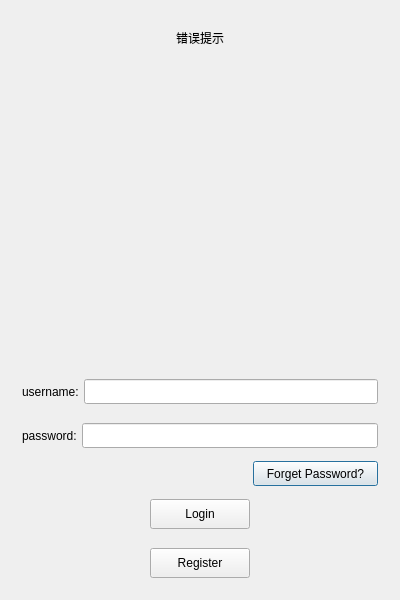
<?xml version="1.0" encoding="UTF-8"?>
<ui version="4.0">
 <class>Login</class>
 <widget class="QDialog" name="Login">
  <property name="enabled">
   <bool>true</bool>
  </property>
  <property name="geometry">
   <rect>
    <x>0</x>
    <y>0</y>
    <width>400</width>
    <height>600</height>
   </rect>
  </property>
  <property name="minimumSize">
   <size>
    <width>400</width>
    <height>600</height>
   </size>
  </property>
  <property name="maximumSize">
   <size>
    <width>400</width>
    <height>600</height>
   </size>
  </property>
  <property name="windowTitle">
   <string>Dialog</string>
  </property>
  <layout class="QVBoxLayout" name="verticalLayout_2">
   <item>
    <layout class="QVBoxLayout" name="verticalLayout">
     <property name="spacing">
      <number>7</number>
     </property>
     <property name="leftMargin">
      <number>5</number>
     </property>
     <property name="topMargin">
      <number>5</number>
     </property>
     <property name="rightMargin">
      <number>5</number>
     </property>
     <property name="bottomMargin">
      <number>5</number>
     </property>
     <item>
      <widget class="QLabel" name="err_tip">
       <property name="text">
        <string>错误提示</string>
       </property>
       <property name="alignment">
        <set>Qt::AlignmentFlag::AlignCenter</set>
       </property>
      </widget>
     </item>
     <item>
      <layout class="QHBoxLayout" name="horizontalLayout_7">
       <item>
        <widget class="QWidget" name="widget" native="true">
         <property name="minimumSize">
          <size>
           <width>300</width>
           <height>300</height>
          </size>
         </property>
         <property name="maximumSize">
          <size>
           <width>300</width>
           <height>300</height>
          </size>
         </property>
         <property name="layoutDirection">
          <enum>Qt::LayoutDirection::LeftToRight</enum>
         </property>
         <widget class="QLabel" name="head_label">
          <property name="geometry">
           <rect>
            <x>50</x>
            <y>40</y>
            <width>200</width>
            <height>200</height>
           </rect>
          </property>
          <property name="minimumSize">
           <size>
            <width>200</width>
            <height>200</height>
           </size>
          </property>
          <property name="maximumSize">
           <size>
            <width>200</width>
            <height>200</height>
           </size>
          </property>
          <property name="text">
           <string/>
          </property>
          <property name="alignment">
           <set>Qt::AlignmentFlag::AlignCenter</set>
          </property>
         </widget>
        </widget>
       </item>
      </layout>
     </item>
     <item>
      <layout class="QHBoxLayout" name="horizontalLayout">
       <property name="spacing">
        <number>5</number>
       </property>
       <property name="leftMargin">
        <number>6</number>
       </property>
       <property name="topMargin">
        <number>6</number>
       </property>
       <property name="rightMargin">
        <number>6</number>
       </property>
       <property name="bottomMargin">
        <number>6</number>
       </property>
       <item>
        <widget class="QLabel" name="user_label">
         <property name="minimumSize">
          <size>
           <width>0</width>
           <height>25</height>
          </size>
         </property>
         <property name="maximumSize">
          <size>
           <width>16777215</width>
           <height>25</height>
          </size>
         </property>
         <property name="text">
          <string>username:</string>
         </property>
        </widget>
       </item>
       <item>
        <widget class="QLineEdit" name="user_edit">
         <property name="minimumSize">
          <size>
           <width>0</width>
           <height>25</height>
          </size>
         </property>
         <property name="maximumSize">
          <size>
           <width>16777215</width>
           <height>25</height>
          </size>
         </property>
        </widget>
       </item>
      </layout>
     </item>
     <item>
      <layout class="QHBoxLayout" name="horizontalLayout_2">
       <property name="spacing">
        <number>5</number>
       </property>
       <property name="leftMargin">
        <number>6</number>
       </property>
       <property name="topMargin">
        <number>6</number>
       </property>
       <property name="rightMargin">
        <number>6</number>
       </property>
       <property name="bottomMargin">
        <number>6</number>
       </property>
       <item>
        <widget class="QLabel" name="pw_label">
         <property name="minimumSize">
          <size>
           <width>0</width>
           <height>25</height>
          </size>
         </property>
         <property name="maximumSize">
          <size>
           <width>16777215</width>
           <height>25</height>
          </size>
         </property>
         <property name="text">
          <string>password:</string>
         </property>
        </widget>
       </item>
       <item>
        <widget class="QLineEdit" name="pw_edit">
         <property name="minimumSize">
          <size>
           <width>0</width>
           <height>25</height>
          </size>
         </property>
         <property name="maximumSize">
          <size>
           <width>16777215</width>
           <height>25</height>
          </size>
         </property>
        </widget>
       </item>
      </layout>
     </item>
     <item>
      <layout class="QHBoxLayout" name="horizontalLayout_3">
       <property name="spacing">
        <number>0</number>
       </property>
       <property name="leftMargin">
        <number>6</number>
       </property>
       <property name="topMargin">
        <number>0</number>
       </property>
       <property name="rightMargin">
        <number>6</number>
       </property>
       <property name="bottomMargin">
        <number>0</number>
       </property>
       <item>
        <spacer name="horizontalSpacer">
         <property name="orientation">
          <enum>Qt::Orientation::Horizontal</enum>
         </property>
         <property name="sizeHint" stdset="0">
          <size>
           <width>40</width>
           <height>20</height>
          </size>
         </property>
        </spacer>
       </item>
       <item>
        <widget class="QPushButton" name="forgetButton">
         <property name="minimumSize">
          <size>
           <width>125</width>
           <height>25</height>
          </size>
         </property>
         <property name="maximumSize">
          <size>
           <width>125</width>
           <height>25</height>
          </size>
         </property>
         <property name="text">
          <string>Forget Password?</string>
         </property>
        </widget>
       </item>
      </layout>
     </item>
     <item>
      <layout class="QHBoxLayout" name="horizontalLayout_4">
       <property name="spacing">
        <number>5</number>
       </property>
       <property name="leftMargin">
        <number>6</number>
       </property>
       <property name="topMargin">
        <number>6</number>
       </property>
       <property name="rightMargin">
        <number>6</number>
       </property>
       <property name="bottomMargin">
        <number>6</number>
       </property>
       <item>
        <spacer name="horizontalSpacer_2">
         <property name="orientation">
          <enum>Qt::Orientation::Horizontal</enum>
         </property>
         <property name="sizeHint" stdset="0">
          <size>
           <width>40</width>
           <height>20</height>
          </size>
         </property>
        </spacer>
       </item>
       <item>
        <widget class="QPushButton" name="login_Button">
         <property name="minimumSize">
          <size>
           <width>100</width>
           <height>30</height>
          </size>
         </property>
         <property name="maximumSize">
          <size>
           <width>100</width>
           <height>30</height>
          </size>
         </property>
         <property name="text">
          <string>Login</string>
         </property>
        </widget>
       </item>
       <item>
        <spacer name="horizontalSpacer_3">
         <property name="orientation">
          <enum>Qt::Orientation::Horizontal</enum>
         </property>
         <property name="sizeHint" stdset="0">
          <size>
           <width>40</width>
           <height>20</height>
          </size>
         </property>
        </spacer>
       </item>
      </layout>
     </item>
     <item>
      <layout class="QHBoxLayout" name="horizontalLayout_5">
       <property name="spacing">
        <number>5</number>
       </property>
       <property name="leftMargin">
        <number>6</number>
       </property>
       <property name="topMargin">
        <number>6</number>
       </property>
       <property name="rightMargin">
        <number>6</number>
       </property>
       <property name="bottomMargin">
        <number>6</number>
       </property>
       <item>
        <spacer name="horizontalSpacer_4">
         <property name="orientation">
          <enum>Qt::Orientation::Horizontal</enum>
         </property>
         <property name="sizeHint" stdset="0">
          <size>
           <width>40</width>
           <height>20</height>
          </size>
         </property>
        </spacer>
       </item>
       <item>
        <widget class="QPushButton" name="RegisterButton">
         <property name="minimumSize">
          <size>
           <width>100</width>
           <height>30</height>
          </size>
         </property>
         <property name="maximumSize">
          <size>
           <width>100</width>
           <height>30</height>
          </size>
         </property>
         <property name="text">
          <string>Register</string>
         </property>
        </widget>
       </item>
       <item>
        <spacer name="horizontalSpacer_5">
         <property name="orientation">
          <enum>Qt::Orientation::Horizontal</enum>
         </property>
         <property name="sizeHint" stdset="0">
          <size>
           <width>40</width>
           <height>20</height>
          </size>
         </property>
        </spacer>
       </item>
      </layout>
     </item>
    </layout>
   </item>
  </layout>
 </widget>
 <resources/>
 <connections/>
</ui>
